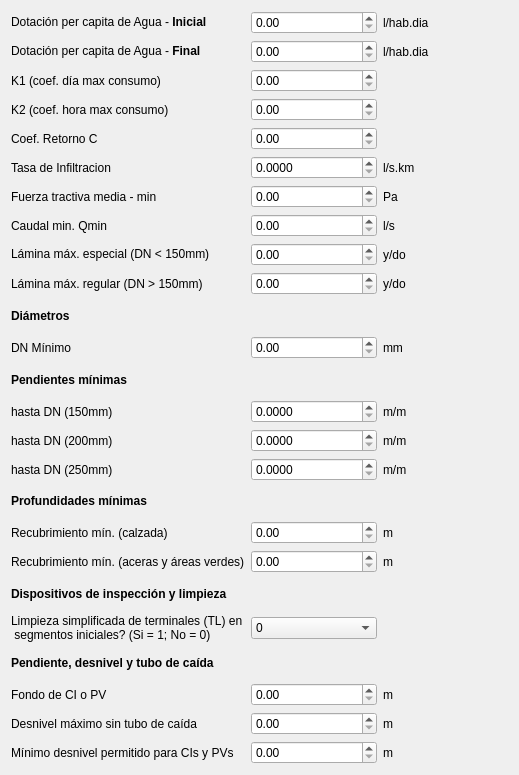
                <widget class="QWidget" name="scrollAreaWidgetContents">
                 <property name="geometry">
                  <rect>
                   <x>0</x>
                   <y>0</y>
                   <width>519</width>
                   <height>775</height>
                  </rect>
                 </property>
                 <layout class="QGridLayout" name="gridLayout_7">
                  <item row="23" column="1">
                   <widget class="QComboBox" name="simplifiedTLInitialSegComboBox">
                    <item>
                     <property name="text">
                      <string>0</string>
                     </property>
                    </item>
                    <item>
                     <property name="text">
                      <string>1</string>
                     </property>
                    </item>
                   </widget>
                  </item>
                  <item row="16" column="1">
                   <widget class="QDoubleSpinBox" name="diameterUp150SpinBox">
                    <property name="decimals">
                     <number>4</number>
                    </property>
                   </widget>
                  </item>
                  <item row="19" column="0">
                   <widget class="QLabel" name="label_5">
                    <property name="font">
                     <font>
                      <weight>75</weight>
                      <bold>true</bold>
                     </font>
                    </property>
                    <property name="text">
                     <string>Profundidades mínimas</string>
                    </property>
                   </widget>
                  </item>
                  <item row="21" column="0">
                   <widget class="QLabel" name="coverMinSidewalksGsLabel">
                    <property name="text">
                     <string>Recubrimiento mín. (aceras y áreas verdes)</string>
                    </property>
                   </widget>
                  </item>
                  <item row="20" column="0">
                   <widget class="QLabel" name="coverMinStreetLabel">
                    <property name="text">
                     <string>Recubrimiento mín. (calzada)</string>
                    </property>
                   </widget>
                  </item>
                  <item row="9" column="2">
                   <widget class="QLabel" name="label_9">
                    <property name="text">
                     <string>l/s</string>
                    </property>
                   </widget>
                  </item>
                  <item row="20" column="1">
                   <widget class="QDoubleSpinBox" name="coverMinStreetSpinBox"/>
                  </item>
                  <item row="7" column="1">
                   <widget class="QDoubleSpinBox" name="intakeRateSpinBox">
                    <property name="decimals">
                     <number>4</number>
                    </property>
                   </widget>
                  </item>
                  <item row="8" column="0">
                   <widget class="QLabel" name="avgTractiveForceLabel">
                    <property name="text">
                     <string>Fuerza tractiva media - min</string>
                    </property>
                   </widget>
                  </item>
                  <item row="27" column="2">
                   <widget class="QLabel" name="label_22">
                    <property name="text">
                     <string>m</string>
                    </property>
                   </widget>
                  </item>
                  <item row="15" column="0">
                   <widget class="QLabel" name="label">
                    <property name="font">
                     <font>
                      <weight>75</weight>
                      <bold>true</bold>
                     </font>
                    </property>
                    <property name="text">
                     <string>Pendientes mínimas</string>
                    </property>
                   </widget>
                  </item>
                  <item row="7" column="2">
                   <widget class="QLabel" name="label_6">
                    <property name="text">
                     <string>l/s.km</string>
                    </property>
                   </widget>
                  </item>
                  <item row="1" column="0">
                   <widget class="QLabel" name="waterConsumptionPcLabel">
                    <property name="text">
                     <string>Dotación per capita de Agua - &lt;b&gt;Inicial&lt;/b&gt;</string>
                    </property>
                   </widget>
                  </item>
                  <item row="3" column="1">
                   <widget class="QDoubleSpinBox" name="k1DailySpinBox"/>
                  </item>
                  <item row="2" column="1">
                   <widget class="QDoubleSpinBox" name="waterConsumptionPcEndSpinBox">
                    <property name="maximum">
                     <double>9999999999.000000000000000</double>
                    </property>
                   </widget>
                  </item>
                  <item row="5" column="1">
                   <widget class="QDoubleSpinBox" name="coefficientReturnCSpinBox"/>
                  </item>
                  <item row="9" column="0">
                   <widget class="QLabel" name="flowMinQminLabel">
                    <property name="text">
                     <string>Caudal min. Qmin</string>
                    </property>
                   </widget>
                  </item>
                  <item row="12" column="1">
                   <widget class="QDoubleSpinBox" name="maxWaterLevelSpinBox"/>
                  </item>
                  <item row="3" column="0">
                   <widget class="QLabel" name="k1DailyLabel">
                    <property name="text">
                     <string>K1 (coef. día max consumo)</string>
                    </property>
                   </widget>
                  </item>
                  <item row="21" column="1">
                   <widget class="QDoubleSpinBox" name="coverMinSidewalksGsSpinBox"/>
                  </item>
                  <item row="10" column="2">
                   <widget class="QLabel" name="label_11">
                    <property name="text">
                     <string>y/do</string>
                    </property>
                   </widget>
                  </item>
                  <item row="1" column="1">
                   <widget class="QDoubleSpinBox" name="waterConsumptionPcSpinBox">
                    <property name="maximum">
                     <double>9999999999.000000000000000</double>
                    </property>
                   </widget>
                  </item>
                  <item row="1" column="2">
                   <widget class="QLabel" name="label_4">
                    <property name="text">
                     <string>l/hab.dia</string>
                    </property>
                   </widget>
                  </item>
                  <item row="22" column="0">
                   <widget class="QLabel" name="label_8">
                    <property name="font">
                     <font>
                      <weight>75</weight>
                      <bold>true</bold>
                     </font>
                    </property>
                    <property name="text">
                     <string>Dispositivos de inspección y limpieza</string>
                    </property>
                   </widget>
                  </item>
                  <item row="10" column="1">
                   <widget class="QDoubleSpinBox" name="waterSurfaceMaxSpinBox"/>
                  </item>
                  <item row="26" column="2">
                   <widget class="QLabel" name="label_20">
                    <property name="text">
                     <string>m</string>
                    </property>
                   </widget>
                  </item>
                  <item row="27" column="1">
                   <widget class="QDoubleSpinBox" name="minStepIbMhSpinBox"/>
                  </item>
                  <item row="7" column="0">
                   <widget class="QLabel" name="intakeRateLabel">
                    <property name="text">
                     <string>Tasa de Infiltracion</string>
                    </property>
                   </widget>
                  </item>
                  <item row="18" column="1">
                   <widget class="QDoubleSpinBox" name="diameterUp250SpinBox">
                    <property name="decimals">
                     <number>4</number>
                    </property>
                   </widget>
                  </item>
                  <item row="17" column="0">
                   <widget class="QLabel" name="diameterUp200Label">
                    <property name="text">
                     <string>hasta DN (200mm)</string>
                    </property>
                   </widget>
                  </item>
                  <item row="14" column="2">
                   <widget class="QLabel" name="label_14">
                    <property name="text">
                     <string>mm</string>
                    </property>
                   </widget>
                  </item>
                  <item row="20" column="2">
                   <widget class="QLabel" name="label_18">
                    <property name="text">
                     <string>m</string>
                    </property>
                   </widget>
                  </item>
                  <item row="9" column="1">
                   <widget class="QDoubleSpinBox" name="flowMinQminSpinBox"/>
                  </item>
                  <item row="5" column="0">
                   <widget class="QLabel" name="coefficientReturnCLabel">
                    <property name="text">
                     <string>Coef. Retorno C</string>
                    </property>
                   </widget>
                  </item>
                  <item row="18" column="2">
                   <widget class="QLabel" name="label_17">
                    <property name="text">
                     <string>m/m</string>
                    </property>
                   </widget>
                  </item>
                  <item row="24" column="0">
                   <widget class="QLabel" name="label_10">
                    <property name="font">
                     <font>
                      <weight>75</weight>
                      <bold>true</bold>
                     </font>
                    </property>
                    <property name="text">
                     <string>Pendiente, desnivel y tubo de caída</string>
                    </property>
                   </widget>
                  </item>
                  <item row="21" column="2">
                   <widget class="QLabel" name="label_19">
                    <property name="text">
                     <string>m</string>
                    </property>
                   </widget>
                  </item>
                  <item row="17" column="1">
                   <widget class="QDoubleSpinBox" name="diameterUp200SpinBox">
                    <property name="decimals">
                     <number>4</number>
                    </property>
                   </widget>
                  </item>
                  <item row="14" column="1">
                   <widget class="QDoubleSpinBox" name="minDiameterLineEdit">
                    <property name="acceptDrops">
                     <bool>true</bool>
                    </property>
                    <property name="maximum">
                     <double>9999999999.000000000000000</double>
                    </property>
                   </widget>
                  </item>
                  <item row="25" column="2">
                   <widget class="QLabel" name="label_21">
                    <property name="text">
                     <string>m</string>
                    </property>
                   </widget>
                  </item>
                  <item row="16" column="0">
                   <widget class="QLabel" name="diameterUp150Label">
                    <property name="text">
                     <string>hasta DN (150mm)</string>
                    </property>
                   </widget>
                  </item>
                  <item row="12" column="0">
                   <widget class="QLabel" name="maxWaterLevelLabel">
                    <property name="text">
                     <string>Lámina máx. regular (DN &gt; 150mm)</string>
                    </property>
                   </widget>
                  </item>
                  <item row="16" column="2">
                   <widget class="QLabel" name="label_15">
                    <property name="text">
                     <string>m/m</string>
                    </property>
                   </widget>
                  </item>
                  <item row="26" column="1">
                   <widget class="QDoubleSpinBox" name="maxDropSpinBox"/>
                  </item>
                  <item row="4" column="0">
                   <widget class="QLabel" name="k2HourlyLabel">
                    <property name="text">
                     <string>K2 (coef. hora max consumo)</string>
                    </property>
                   </widget>
                  </item>
                  <item row="12" column="2">
                   <widget class="QLabel" name="label_13">
                    <property name="text">
                     <string>y/do</string>
                    </property>
                   </widget>
                  </item>
                  <item row="25" column="0">
                   <widget class="QLabel" name="bottomIbMhLabel">
                    <property name="text">
                     <string>Fondo de CI o PV</string>
                    </property>
                   </widget>
                  </item>
                  <item row="23" column="0">
                   <widget class="QLabel" name="simplifiedTLInitialSegLabel">
                    <property name="text">
                     <string>Limpieza simplificada de terminales (TL) en 
 segmentos iniciales? (Si = 1; No = 0)</string>
                    </property>
                   </widget>
                  </item>
                  <item row="26" column="0">
                   <widget class="QLabel" name="maxDropLabel">
                    <property name="text">
                     <string>Desnivel máximo sin tubo de caída</string>
                    </property>
                   </widget>
                  </item>
                  <item row="2" column="2">
                   <widget class="QLabel" name="label_24">
                    <property name="text">
                     <string>l/hab.dia</string>
                    </property>
                   </widget>
                  </item>
                  <item row="2" column="0">
                   <widget class="QLabel" name="label_23">
                    <property name="text">
                     <string>Dotación per capita de Agua - &lt;b&gt;Final&lt;/b&gt;</string>
                    </property>
                   </widget>
                  </item>
                  <item row="8" column="1">
                   <widget class="QDoubleSpinBox" name="avgTractiveForceSpinBox"/>
                  </item>
                  <item row="13" column="0">
                   <widget class="QLabel" name="diametersLabel">
                    <property name="font">
                     <font>
                      <weight>75</weight>
                      <bold>true</bold>
                     </font>
                    </property>
                    <property name="text">
                     <string>Diámetros</string>
                    </property>
                   </widget>
                  </item>
                  <item row="8" column="2">
                   <widget class="QLabel" name="label_7">
                    <property name="text">
                     <string>Pa</string>
                    </property>
                   </widget>
                  </item>
                  <item row="14" column="0">
                   <widget class="QLabel" name="minDiameterLabel">
                    <property name="text">
                     <string>DN Mínimo</string>
                    </property>
                   </widget>
                  </item>
                  <item row="17" column="2">
                   <widget class="QLabel" name="label_16">
                    <property name="text">
                     <string>m/m</string>
                    </property>
                   </widget>
                  </item>
                  <item row="10" column="0">
                   <widget class="QLabel" name="waterSurfaceMaxLabel">
                    <property name="text">
                     <string>Lámina máx. especial (DN &lt; 150mm)</string>
                    </property>
                   </widget>
                  </item>
                  <item row="27" column="0">
                   <widget class="QLabel" name="label_12">
                    <property name="text">
                     <string>Mínimo desnivel permitido para CIs y PVs</string>
                    </property>
                   </widget>
                  </item>
                  <item row="18" column="0">
                   <widget class="QLabel" name="diameterUp250Label">
                    <property name="text">
                     <string>hasta DN (250mm)</string>
                    </property>
                   </widget>
                  </item>
                  <item row="25" column="1">
                   <widget class="QDoubleSpinBox" name="bottomIbMhSpinBox"/>
                  </item>
                  <item row="4" column="1">
                   <widget class="QDoubleSpinBox" name="k2HourlySpinBox"/>
                  </item>
                 </layout>
                </widget>
